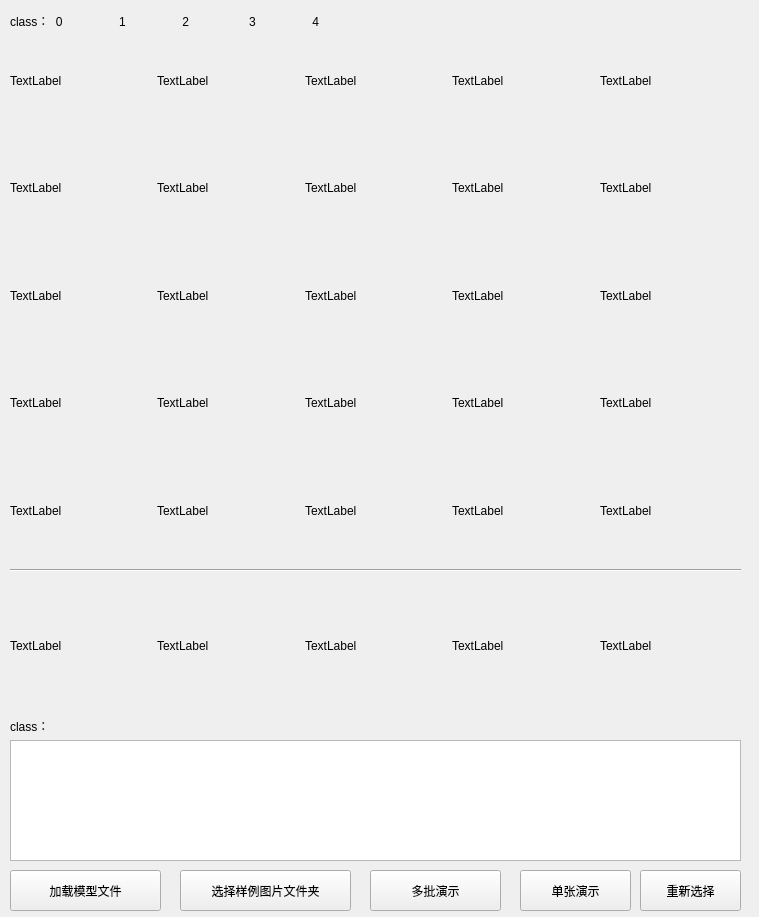
<?xml version="1.0" encoding="UTF-8"?>
<ui version="4.0">
 <class>Form</class>
 <widget class="QWidget" name="Form">
  <property name="geometry">
   <rect>
    <x>0</x>
    <y>0</y>
    <width>759</width>
    <height>917</height>
   </rect>
  </property>
  <property name="windowTitle">
   <string>omniglot_few_shot</string>
  </property>
  <widget class="QPlainTextEdit" name="TextEdit">
   <property name="geometry">
    <rect>
     <x>10</x>
     <y>740</y>
     <width>731</width>
     <height>121</height>
    </rect>
   </property>
  </widget>
  <widget class="QPushButton" name="button_multi_show">
   <property name="geometry">
    <rect>
     <x>370</x>
     <y>870</y>
     <width>131</width>
     <height>41</height>
    </rect>
   </property>
   <property name="text">
    <string>多批演示</string>
   </property>
  </widget>
  <widget class="QPushButton" name="button_select_folds">
   <property name="geometry">
    <rect>
     <x>180</x>
     <y>870</y>
     <width>171</width>
     <height>41</height>
    </rect>
   </property>
   <property name="text">
    <string>选择样例图片文件夹</string>
   </property>
  </widget>
  <widget class="QPushButton" name="button_load_model">
   <property name="geometry">
    <rect>
     <x>10</x>
     <y>870</y>
     <width>151</width>
     <height>41</height>
    </rect>
   </property>
   <property name="text">
    <string>加载模型文件</string>
   </property>
  </widget>
  <widget class="QPushButton" name="button_single_show">
   <property name="geometry">
    <rect>
     <x>520</x>
     <y>870</y>
     <width>111</width>
     <height>41</height>
    </rect>
   </property>
   <property name="text">
    <string>单张演示</string>
   </property>
  </widget>
  <widget class="QPushButton" name="button_clear">
   <property name="geometry">
    <rect>
     <x>640</x>
     <y>870</y>
     <width>101</width>
     <height>41</height>
    </rect>
   </property>
   <property name="text">
    <string>重新选择</string>
   </property>
  </widget>
  <widget class="QLabel" name="label_trainclass">
   <property name="geometry">
    <rect>
     <x>10</x>
     <y>10</y>
     <width>731</width>
     <height>21</height>
    </rect>
   </property>
   <property name="text">
    <string>class：  0                 1                 2                  3                 4</string>
   </property>
  </widget>
  <widget class="QLabel" name="label_testclass">
   <property name="geometry">
    <rect>
     <x>10</x>
     <y>710</y>
     <width>731</width>
     <height>31</height>
    </rect>
   </property>
   <property name="text">
    <string>class：</string>
   </property>
  </widget>
  <widget class="QWidget" name="horizontalLayoutWidget">
   <property name="geometry">
    <rect>
     <x>10</x>
     <y>30</y>
     <width>731</width>
     <height>531</height>
    </rect>
   </property>
   <layout class="QHBoxLayout" name="horizontalLayout">
    <item>
     <layout class="QVBoxLayout" name="verticalLayout">
      <item>
       <widget class="QLabel" name="train_11">
        <property name="text">
         <string>TextLabel</string>
        </property>
       </widget>
      </item>
      <item>
       <widget class="QLabel" name="train_12">
        <property name="text">
         <string>TextLabel</string>
        </property>
       </widget>
      </item>
      <item>
       <widget class="QLabel" name="train_13">
        <property name="text">
         <string>TextLabel</string>
        </property>
       </widget>
      </item>
      <item>
       <widget class="QLabel" name="train_14">
        <property name="text">
         <string>TextLabel</string>
        </property>
       </widget>
      </item>
      <item>
       <widget class="QLabel" name="train_15">
        <property name="text">
         <string>TextLabel</string>
        </property>
       </widget>
      </item>
     </layout>
    </item>
    <item>
     <layout class="QVBoxLayout" name="verticalLayout_6">
      <item>
       <widget class="QLabel" name="train_21">
        <property name="text">
         <string>TextLabel</string>
        </property>
       </widget>
      </item>
      <item>
       <widget class="QLabel" name="train_22">
        <property name="text">
         <string>TextLabel</string>
        </property>
       </widget>
      </item>
      <item>
       <widget class="QLabel" name="train_23">
        <property name="text">
         <string>TextLabel</string>
        </property>
       </widget>
      </item>
      <item>
       <widget class="QLabel" name="train_24">
        <property name="text">
         <string>TextLabel</string>
        </property>
       </widget>
      </item>
      <item>
       <widget class="QLabel" name="train_25">
        <property name="text">
         <string>TextLabel</string>
        </property>
       </widget>
      </item>
     </layout>
    </item>
    <item>
     <layout class="QVBoxLayout" name="verticalLayout_8">
      <item>
       <widget class="QLabel" name="train_31">
        <property name="text">
         <string>TextLabel</string>
        </property>
       </widget>
      </item>
      <item>
       <widget class="QLabel" name="train_32">
        <property name="text">
         <string>TextLabel</string>
        </property>
       </widget>
      </item>
      <item>
       <widget class="QLabel" name="train_33">
        <property name="text">
         <string>TextLabel</string>
        </property>
       </widget>
      </item>
      <item>
       <widget class="QLabel" name="train_34">
        <property name="text">
         <string>TextLabel</string>
        </property>
       </widget>
      </item>
      <item>
       <widget class="QLabel" name="train_35">
        <property name="text">
         <string>TextLabel</string>
        </property>
       </widget>
      </item>
     </layout>
    </item>
    <item>
     <layout class="QVBoxLayout" name="verticalLayout_9">
      <item>
       <widget class="QLabel" name="train_41">
        <property name="text">
         <string>TextLabel</string>
        </property>
       </widget>
      </item>
      <item>
       <widget class="QLabel" name="train_42">
        <property name="text">
         <string>TextLabel</string>
        </property>
       </widget>
      </item>
      <item>
       <widget class="QLabel" name="train_43">
        <property name="text">
         <string>TextLabel</string>
        </property>
       </widget>
      </item>
      <item>
       <widget class="QLabel" name="train_44">
        <property name="text">
         <string>TextLabel</string>
        </property>
       </widget>
      </item>
      <item>
       <widget class="QLabel" name="train_45">
        <property name="text">
         <string>TextLabel</string>
        </property>
       </widget>
      </item>
     </layout>
    </item>
    <item>
     <layout class="QVBoxLayout" name="verticalLayout_10">
      <item>
       <widget class="QLabel" name="train_51">
        <property name="text">
         <string>TextLabel</string>
        </property>
       </widget>
      </item>
      <item>
       <widget class="QLabel" name="train_52">
        <property name="text">
         <string>TextLabel</string>
        </property>
       </widget>
      </item>
      <item>
       <widget class="QLabel" name="train_53">
        <property name="text">
         <string>TextLabel</string>
        </property>
       </widget>
      </item>
      <item>
       <widget class="QLabel" name="train_54">
        <property name="text">
         <string>TextLabel</string>
        </property>
       </widget>
      </item>
      <item>
       <widget class="QLabel" name="train_55">
        <property name="text">
         <string>TextLabel</string>
        </property>
       </widget>
      </item>
     </layout>
    </item>
   </layout>
  </widget>
  <widget class="QWidget" name="horizontalLayoutWidget_2">
   <property name="geometry">
    <rect>
     <x>10</x>
     <y>580</y>
     <width>731</width>
     <height>131</height>
    </rect>
   </property>
   <layout class="QHBoxLayout" name="horizontalLayout_2">
    <item>
     <widget class="QLabel" name="test_1">
      <property name="text">
       <string>TextLabel</string>
      </property>
     </widget>
    </item>
    <item>
     <widget class="QLabel" name="test_2">
      <property name="text">
       <string>TextLabel</string>
      </property>
     </widget>
    </item>
    <item>
     <widget class="QLabel" name="test_3">
      <property name="text">
       <string>TextLabel</string>
      </property>
     </widget>
    </item>
    <item>
     <widget class="QLabel" name="test_4">
      <property name="text">
       <string>TextLabel</string>
      </property>
     </widget>
    </item>
    <item>
     <widget class="QLabel" name="test_5">
      <property name="text">
       <string>TextLabel</string>
      </property>
     </widget>
    </item>
   </layout>
  </widget>
  <widget class="Line" name="line">
   <property name="geometry">
    <rect>
     <x>10</x>
     <y>560</y>
     <width>731</width>
     <height>20</height>
    </rect>
   </property>
   <property name="orientation">
    <enum>Qt::Horizontal</enum>
   </property>
  </widget>
 </widget>
 <resources/>
 <connections/>
</ui>
